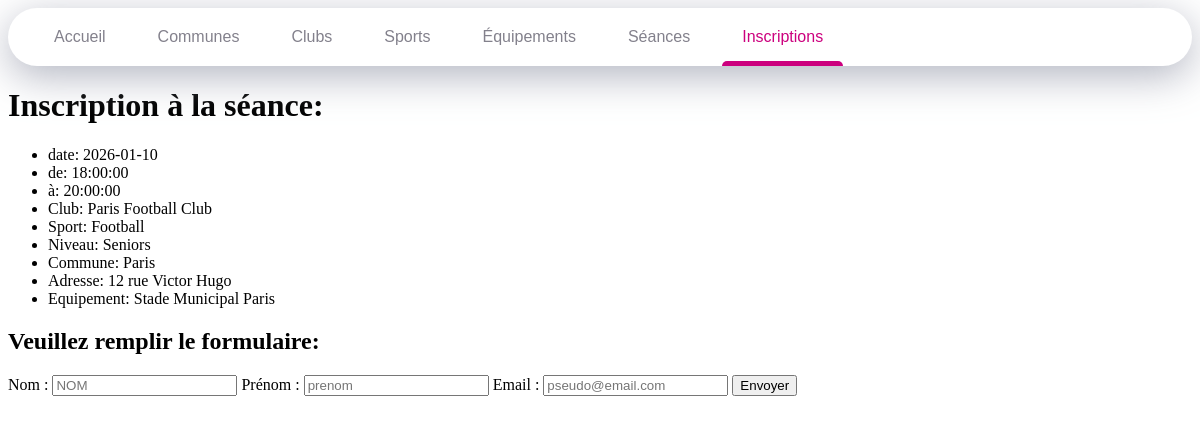
The page /ajouter_inscriptions.php?id_seance=401 on the database its author committed.
### tables this page shows
CREATE TABLE Seances (
    id_seance BIGINT NOT NULL,
    date_seance DATE NOT NULL,
    heure_debut TIME NOT NULL,
    heure_fin TIME NOT NULL,
    niveau VARCHAR(40) NOT NULL,    

    id_club BIGINT NOT NULL,
    id_equipement BIGINT NOT NULL,

    CONSTRAINT PK_Seances PRIMARY KEY (id_seance),
    CONSTRAINT FK_Seances_Clubs FOREIGN KEY (id_club) REFERENCES Clubs(id_club)
        ON DELETE CASCADE,
    CONSTRAINT FK_Seances_Equipements FOREIGN KEY (id_equipement) REFERENCES Equipements(id_equipement)
        ON DELETE CASCADE
);

CREATE TABLE Clubs (
    id_club BIGINT NOT NULL,
    nom VARCHAR(50) NOT NULL,
    nb_licencies INT NOT NULL,

    id_commune BIGINT NOT NULL,
    id_sport BIGINT NOT NULL,

    CONSTRAINT PK_Clubs PRIMARY KEY (id_club),
    CONSTRAINT FK_Clubs_Communes FOREIGN KEY (id_commune) REFERENCES Communes(id_commune)
        ON DELETE CASCADE,
    CONSTRAINT FK_Clubs_Sports FOREIGN KEY (id_sport) REFERENCES Sports(id_sport)
        ON DELETE CASCADE
);

CREATE TABLE Sports (
    id_sport BIGINT NOT NULL,
    nom VARCHAR(50) NOT NULL,
    Federation VARCHAR(50) NOT NULL,

    CONSTRAINT PK_Sports PRIMARY KEY (id_sport)
);

CREATE TABLE Communes (
    id_commune BIGINT NOT NULL,
    nom VARCHAR(50) NOT NULL,
    CodePostal INT NOT NULL,
    Departement INT NOT NULL,
    Region VARCHAR(50) NOT NULL,

    CONSTRAINT PK_Communes PRIMARY KEY (id_commune)
);

CREATE TABLE Details_Club (
    id_detail BIGINT NOT NULL,
    adresse VARCHAR(50) NOT NULL,
    site_web VARCHAR(50) NOT NULL,
    email VARCHAR(50) NOT NULL,
    num_tel VARCHAR(15) NOT NULL,
    desc_club VARCHAR(200) NOT NULL,

    id_club BIGINT NOT NULL UNIQUE,

    CONSTRAINT PK_Details_Club PRIMARY KEY (id_detail),
    CONSTRAINT FK_Details_Club_Clubs FOREIGN KEY (id_club) REFERENCES Clubs(id_club)
        ON DELETE CASCADE
);

CREATE TABLE Equipements (
    id_equipement BIGINT NOT NULL,
    nom VARCHAR(50) NOT NULL,
    type_equip VARCHAR(50) NOT NULL,
    adresse VARCHAR(50) NOT NULL,
    
    id_commune BIGINT NOT NULL,

    CONSTRAINT PK_Equipements PRIMARY KEY (id_equipement),
    CONSTRAINT FK_Equipements_Communes FOREIGN KEY (id_commune) REFERENCES Communes(id_commune)
        ON DELETE CASCADE
);

### public/ajouter_inscriptions.php (the view, shortened to what this page needs)
<?php
require "../config/db.php";
$idSeance= $_GET["id_seance"];
$sql = "SELECT
            s.id_seance,
            s.date_seance,
            s.heure_debut,
            s.heure_fin,
            s.niveau,
            co.nom AS commune,
            cl.nom AS club,
            e.nom AS equipement,
            sp.nom AS sport,
            d.adresse AS adresse
        FROM Seances s, Communes co, Clubs cl, Sports sp, Equipements e, Details_club d
        WHERE s.id_seance= '$idSeance'
        AND s.id_club=cl.id_club
        AND d.id_club=s.id_club
        AND s.id_equipement=e.id_equipement
        AND cl.id_sport=sp.id_sport
        AND cl.id_commune=co.id_commune
        ";
$stmt = $pdo->query($sql);
$info_seance = $stmt->fetch(PDO::FETCH_ASSOC);
?>
<!DOCTYPE html>
<html lang="fr">
<head>
    <link rel="stylesheet" href="../assets/css/style.css">
</head>
<body>
    <nav>
        <a href="index.php" class="nav-item" data-active-color="#cc0000" data-target="Accueil">Accueil</a>
        <a href="communes.php" class="nav-item" data-active-color="#cc7700" data-target="Communes">Communes</a>
        <a href="clubs.php" class="nav-item" data-active-color="#ccc900" data-target="Clubs">Clubs</a>
        <a href="sports.php" class="nav-item" data-active-color="#00cca3" data-target="Sports">Sports</a>
        <a href="equipements.php" class="nav-item" data-active-color="#0022cc" data-target="Equipements">Équipements</a>
        <a href="seances.php" class="nav-item" data-active-color="#c200cc" data-target="Seances">Séances</a>
        <a href="inscriptions.php" class="nav-item is-active" data-active-color="#cc007e" data-target="Inscriptions">Inscriptions</a>
        <span class="nav-indicator"></span>
    </nav>
    <h1>Inscription à la séance:</h1>
    <ul>
        <li> date: <?=htmlspecialchars($info_seance['date_seance'])?> </li>
        <li> de: <?=htmlspecialchars($info_seance['heure_debut'])?></li>
        <li> à: <?=htmlspecialchars($info_seance['heure_fin'])?></li>
        <li> Club: <?=htmlspecialchars($info_seance['club'])?></li>
        <li> Sport: <?=htmlspecialchars($info_seance['sport'])?></li>
        <li> Niveau: <?=htmlspecialchars($info_seance['niveau'])?></li>
        <li> Commune: <?=htmlspecialchars($info_seance['commune'])?></li>
        <li> Adresse: <?=htmlspecialchars($info_seance['adresse'])?></li>
        <li> Equipement: <?=htmlspecialchars($info_seance['equipement'])?></li>
    </ul>
    <h2>Veuillez remplir le formulaire:</h2>
    <form id="formulaire" method="post">
        <label for="nom">Nom :</label>
        <input type="text" id="nom" name="nom" placeholder="NOM" required>
        <label for="prenom">Prénom :</label>
        <input type="text" id="prenom" name="prenom" placeholder="prenom" required>
        <label for="email">Email :</label>
        <input type="email" id="email" name="email" placeholder="pseudo@email.com" required>
        <button type="submit" data-id-seance-inscr="<?=$info_seance['id_seance']?>">Envoyer</button>
    </form>
</body>
</html>

### assets/css/style.css (style rules this page uses)
* { box-sizing: border-box; text-decoration: none; }
nav { background-color: #fff; padding: 0 20px; border-radius: 40px; box-shadow: 0 10px 40px rgba(159, 162, 177, .8); display: flex; overflow: hidden; overflow-x: auto; position: relative; }
.nav-item { color: #83818c; font-family: arial, sans-serif; padding: 20px; margin: 0 6px; position: relative; }
.nav-item:before { content: ""; position: absolute; bottom: -6px; background-color: #dfe2ea; height: 5px; width: 100%; border-radius: 8px 8px 0 0; left: 0; transition: .3s; }
.nav-indicator { position: absolute; left: 0; bottom: 0; height: 5px; transition: .4s; border-radius: 8px 8px 0 0; }

### rows shown on the page
seances: date_seance "2026-01-10", heure_debut "18:00:00", heure_fin "20:00:00", id_club.nom "Paris Football Club", sports.nom "Football", niveau "Seniors", communes.nom "Paris", details_club.adresse "12 rue Victor Hugo", id_equipement.nom "Stade Municipal Paris"
